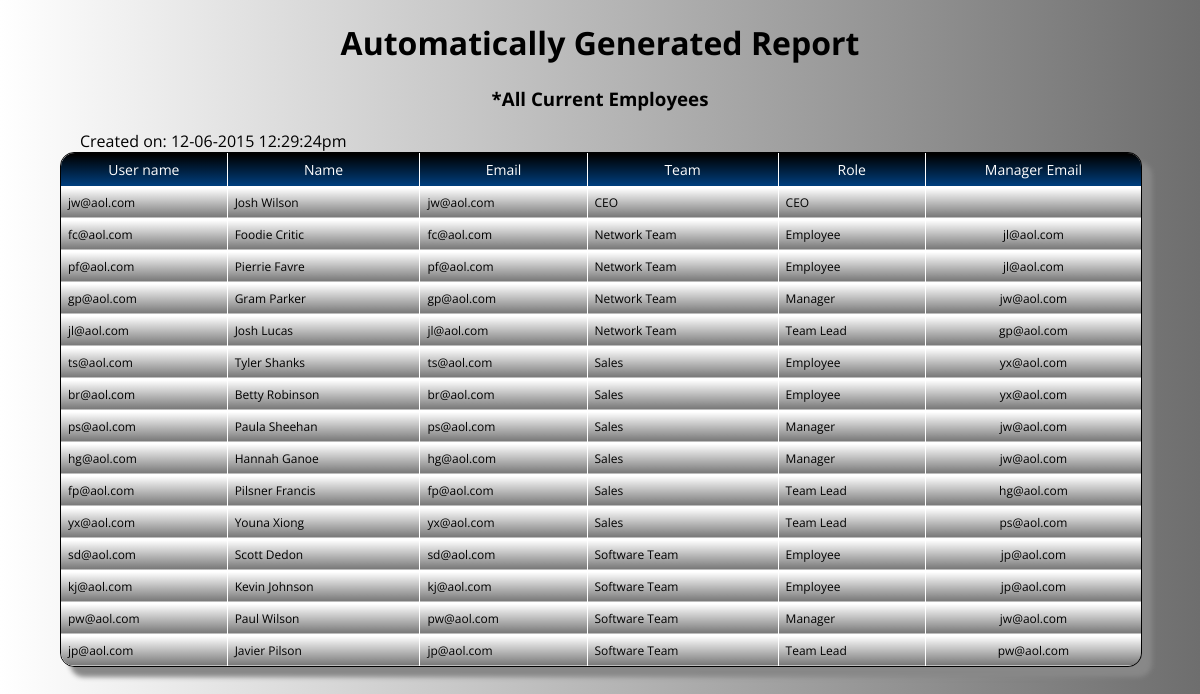
The page /reports/generateEmployeeReport.php (signed in) on the database its author committed.
### tables this page shows
CREATE TABLE `credentials2` (
	`id` INT NULL,
	`username` VARCHAR(45) NULL,
	`password` VARCHAR(45) NULL,
	`admin` BINARY NULL,
	PRIMARY KEY (`id`),
	FOREIGN KEY (`id`) REFERENCES employees(`id`));

CREATE TABLE `employees` (
	`id` INT NOT NULL AUTO_INCREMENT, 
	`name` VARCHAR(45) NULL,
	`email` VARCHAR(45) NULL,
	`organization_name` VARCHAR(45) NULL, 
	`role` VARCHAR(45) NULL, 
	`manager_email` VARCHAR (45) NULL, 
	PRIMARY KEY (`id`));

### reports/generateEmployeeReport.php (the view, shortened to what this page needs)
<!DOCTYPE html>
<html>
<head>
	<link href="/ics325/OrgTrgSystem/styles/main.css" rel="stylesheet">
	<link href="/ics325/OrgTrgSystem/styles/generated.css" rel="stylesheet">
	<link rel="stylesheet" type="text/css" href="/ics325/OrgTrgSystem/js/sweetalert-master/dist/sweetalert.css">
</head>
<body onload="printPage()">
<?php
	require("../controllers/db2.php");
    $userInfoQuery = "select credentials2.id, username, admin, name, email, organization_name, role, manager_email
    					 from credentials2, employees where credentials2.id = employees.id
    					 order by organization_name, role";
    $results = mysqli_query($connection, $userInfoQuery);
?>
	<h1 class="center">Automatically Generated Report</h1>
	<h3 class="center">*All Current Employees</h3>
		<div class="left-align">
    	Created on:
    	<?php
    		echo date("m-d-Y h:i:sa");
    	?>
    </div>
    <div class="user-table">
    	<table>
        	<tr>
                 <td>User name</td>
                 <td>Name</td>
                 <td>Email</td>
                 <td>Team</td>
                 <td>Role</td>
                 <td>Manager Email</td>
             </tr>
             <?php
	             while($row = mysqli_fetch_assoc($results)) {
	                 echo "<tr>
	                 		<td>" . $row["username"] . "</td>
	                 		<td>" . $row["name"] . "</td>
	                 		<td>" . $row["email"] . "</td>
	                 		<td>" . $row["organization_name"] . "</td>
	                 		<td>" . $row["role"] . "</td>
	                 		<td>" . $row["manager_email"] . "</td>
	                 	   </tr>";
	             }
             ?>
        </table>
	</div>
	</body>
</html>

### styles/main.css (style rules this page uses)
body { height: 100%; margin: 0; font-family: 'Open Sans', sans-serif; background-image: -webkit-gradient( linear, right top, left top, color-stop(0, #6E6E6E), color-stop(1, #FFFFFF), color-stop(1, #1B1B1B) ); background-image: -o-linear-gradient(left, #6E6E6E 0%, #FFFFFF 100%, #1B1B1B 100%); background-image: -moz-linear-gradient(left, #6E6E6E 0%, #FFFFFF 100%, #1B1B1B 100%); background-image: -webkit-linear-gradient(left, #6E6E6E 0%, #FFFFFF 100%, #1B1B1B 100%); background-image: -ms-linear-gradient(left, #6E6E6E 0%, #FFFFFF 100%, #1B1B1B 100%); background-image: linear-gradient(to left, #6E6E6E 0%, #FFFFFF 100%, #1B1B1B 100%); }
html { min-height: 100%; }
.center { text-align: center; }
.left-align { margin-left: 5em; }

### styles/generated.css (style rules this page uses)
.user-table { margin-left: 5%; margin-bottom: 3em; padding:0px; width:90%; box-shadow: 10px 10px 5px #888888; border:1px solid black; -moz-border-radius-bottomleft:14px; -webkit-border-bottom-left-radius:14px; border-bottom-left-radius:14px; -moz-border-radius-bottomright:14px; -webkit-border-bottom-right-radius:14px; border-bottom-right-radius:14px; -moz-border-radius-topright:14px; -webkit-border-top-right-radius:14px; border-top-right-radius:14px; -moz-border-radius-topleft:14px; -webkit-border-top-left-radius:14px; border-top-left-radius:14px; }
.user-table table { border-collapse: collapse; border-spacing: 0; width:100%; height:100%; margin:0px; padding:0px; }
.user-table tr:last-child td:last-child { -moz-border-radius-bottomright:14px; -webkit-border-bottom-right-radius:14px; border-bottom-right-radius:14px; }
.user-table table tr:first-child td:first-child { -moz-border-radius-topleft:14px; -webkit-border-top-left-radius:14px; border-top-left-radius:14px; }
.user-table table tr:first-child td:last-child { -moz-border-radius-topright:14px; -webkit-border-top-right-radius:14px; border-top-right-radius:14px; }
.user-table tr:last-child td:first-child { -moz-border-radius-bottomleft:14px; -webkit-border-bottom-left-radius:14px; border-bottom-left-radius:14px; }
.user-table td { vertical-align:middle; background:-o-linear-gradient(bottom, #ffffff 5%, #777777 100%); background:-webkit-gradient( linear, left top, left bottom, color-stop(0.05, #ffffff), color-stop(1, #777777) ); background:-moz-linear-gradient( center top, #ffffff 5%, #777777 100% ); filter:progid:DXImageTransform.Microsoft.gradient(startColorstr="#ffffff", endColorstr="#777777"); background: -o-linear-gradient(top,#ffffff,777777); background-color:#ffffff; border:1px solid #ffffff; border-width:0px 1px 1px 0px; text-align:left; padding:7px; font-size:12px; font-family: 'Open Sans' sans-serif; color:#000000; }
.user-table tr:last-child td { border-width:0px 1px 0px 0px; }
.user-table tr td:last-child { border-width:0px 0px 1px 0px; }
.user-table tr:last-child td:last-child { border-width:0px 0px 0px 0px; }
.user-table td:last-child { text-align: center; }
.user-table tr:first-child td { background:-o-linear-gradient(bottom, #000000 5%, #003f7f 100%); background:-webkit-gradient( linear, left top, left bottom, color-stop(0.05, #000000), color-stop(1, #003f7f) ); background:-moz-linear-gradient( center top, #000000 5%, #003f7f 100% ); filter:progid:DXImageTransform.Microsoft.gradient(startColorstr="#000000", endColorstr="#003f7f"); background: -o-linear-gradient(top,#000000,003f7f); background-color:#000000; border:0px solid #ffffff; text-align:center; border-width:0px 0px 1px 1px; font-size:14px; font-family: 'Open Sans' sans-serif; color:#ffffff; }
.user-table tr:first-child td:first-child { border-width:0px 0px 1px 0px; }
.user-table tr:first-child td:last-child { border-width:0px 0px 1px 1px; }

### rows shown on the page
credentials2: username "jw@aol.com", id.name "Josh Wilson", id.email "jw@aol.com", id.organization_name "CEO", id.role "CEO"
credentials2: username "fc@aol.com", id.name "Foodie Critic", id.email "fc@aol.com", id.organization_name "Network Team", id.role "Employee", id.manager_email "jl@aol.com"
credentials2: username "pf@aol.com", id.name "Pierrie Favre", id.email "pf@aol.com", id.organization_name "Network Team", id.role "Employee", id.manager_email "jl@aol.com"
credentials2: username "gp@aol.com", id.name "Gram Parker", id.email "gp@aol.com", id.organization_name "Network Team", id.role "Manager", id.manager_email "jw@aol.com"
credentials2: username "jl@aol.com", id.name "Josh Lucas", id.email "jl@aol.com", id.organization_name "Network Team", id.role "Team Lead", id.manager_email "gp@aol.com"
credentials2: username "ts@aol.com", id.name "Tyler Shanks", id.email "ts@aol.com", id.organization_name "Sales", id.role "Employee", id.manager_email "yx@aol.com"
credentials2: username "br@aol.com", id.name "Betty Robinson", id.email "br@aol.com", id.organization_name "Sales", id.role "Employee", id.manager_email "yx@aol.com"
credentials2: username "ps@aol.com", id.name "Paula Sheehan", id.email "ps@aol.com", id.organization_name "Sales", id.role "Manager", id.manager_email "jw@aol.com"
credentials2: username "hg@aol.com", id.name "Hannah Ganoe", id.email "hg@aol.com", id.organization_name "Sales", id.role "Manager", id.manager_email "jw@aol.com"
credentials2: username "fp@aol.com", id.name "Pilsner Francis", id.email "fp@aol.com", id.organization_name "Sales", id.role "Team Lead", id.manager_email "hg@aol.com"
credentials2: username "yx@aol.com", id.name "Youna Xiong", id.email "yx@aol.com", id.organization_name "Sales", id.role "Team Lead", id.manager_email "ps@aol.com"
credentials2: username "sd@aol.com", id.name "Scott Dedon", id.email "sd@aol.com", id.organization_name "Software Team", id.role "Employee", id.manager_email "jp@aol.com"
credentials2: username "kj@aol.com", id.name "Kevin Johnson", id.email "kj@aol.com", id.organization_name "Software Team", id.role "Employee", id.manager_email "jp@aol.com"
credentials2: username "pw@aol.com", id.name "Paul Wilson", id.email "pw@aol.com", id.organization_name "Software Team", id.role "Manager", id.manager_email "jw@aol.com"
credentials2: username "jp@aol.com", id.name "Javier Pilson", id.email "jp@aol.com", id.organization_name "Software Team", id.role "Team Lead", id.manager_email "pw@aol.com"
